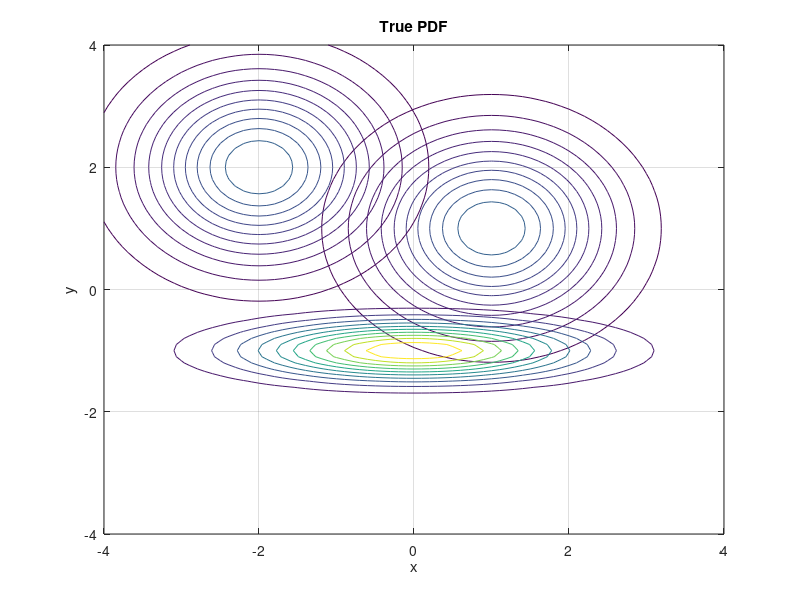

The MATLAB source for this figure: (Note: this script raises an error after producing the figure.)
clc;
clear all; %#ok<CLALL>

% Initial parameters:
mu1 = [1 1];
mu2 = [-2 2];
mu3 = [0 -1];
Sig1 = eye(2);
Sig2 = eye(2);
Sig3 = diag([2, 0.1]);
N = [300,300,400];

plot_truepdf = true;
plot_solution = true;

%% Plot True Probability Density
if plot_truepdf
    x = -4:0.1:4;
    y = -4:0.1:4;
    [X_axis,Y_axis] = meshgrid(x, y);
    F1 = mvnpdf([X_axis(:) Y_axis(:)], mu1, Sig1);
    F1 = reshape(F1,length(Y_axis),length(X_axis));
    F2 = mvnpdf([X_axis(:) Y_axis(:)], mu2, Sig2);
    F2 = reshape(F2,length(Y_axis),length(X_axis));
    F3 = mvnpdf([X_axis(:) Y_axis(:)], mu3, Sig3);
    F3 = reshape(F3,length(Y_axis),length(X_axis));
    figure(2);
    contour(x,y,N(1)/sum(N).*F1);
    hold on;
    contour(x,y,N(2)/sum(N).*F2);
    hold on;
    contour(x,y,N(3)/sum(N).*F3);
    grid on;
    xlabel('x'); ylabel('y'); zlabel('Probability Density');
    title('True PDF');
end

%% Random Samples
rng default  % For reproducibility
R = [mvnrnd(mu1,Sig1,N(1)); mvnrnd(mu2,Sig2,N(2)); mvnrnd(mu3,Sig3,N(3))];

%% Inference
K = 3;
[mu,sig,al] = mixture_gauss2D(R,K,4);
str = sprintf('%f ', al); 
fprintf('Cluster membership probabilities: %s\n', str);

%% Visualization
if plot_solution
    figure(1);
    hold on;
    plot(R(:,1),R(:,2),'.');
    for i = 1:K
        error_ellipse(mu(i,:),sig(:,:,i))
    end
    xlabel('x'); ylabel('y');
    grid on;
    title('EM - Gaussian Mixture in 2D');
    legend('simulation', 'cluster mean','variance');
end